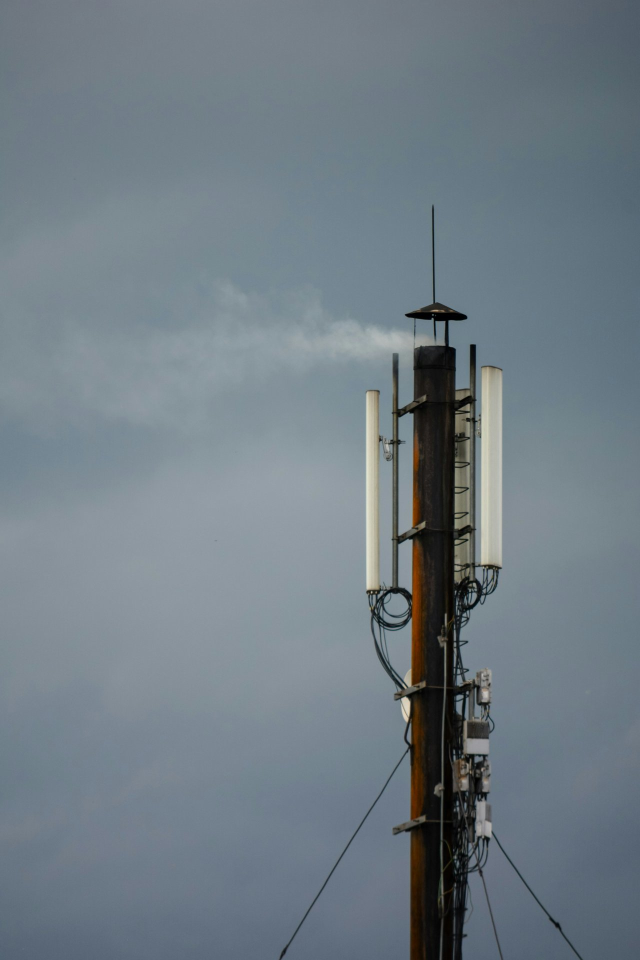
#> input picture img/5g-mast.jpg, 1280 x 1920 px (shown at 1/2 size); its folder holds only this picture in this run
$ python optimize-images.py ../img/5g-mast.jpg
#> lines starting #> are read from the running program, lines starting #| are printed output that depends on the picture
"""Run with Python 3 and Pillow; keep original uploads outside the repository."""
import io
import json
import sys
from pathlib import Path

from PIL import Image, ImageOps

LANCZOS = getattr(Image, 'Resampling', Image).LANCZOS
ROOT = Path(__file__).resolve().parents[1]
IMAGES = ROOT / 'img'
manifest_path = ROOT / '_data' / 'image_variants.json'
manifest = json.loads(manifest_path.read_text()) if sys.argv[1:] and manifest_path.exists() else {}
before = after = 0

paths = [Path(arg).resolve() for arg in sys.argv[1:]] if sys.argv[1:] else IMAGES.rglob('*')
for path in sorted(paths):
    if 'responsive' in path.parts or path.suffix.lower() not in ('.jpg', '.jpeg', '.png'):
        continue
    print(f'Optimizing {path.relative_to(ROOT)}', flush=True)
    original = path.read_bytes()
    before += len(original)
    with Image.open(path) as source:
#> source is the input picture: PIL image 1280x1920 RGB; mean R, G, B 112.2, 124.5, 133.2
        if getattr(source, 'is_animated', False) and source.format != 'MPO':
            after += len(original)
            continue
        image = ImageOps.exif_transpose(source)
        if source.format in ('JPEG', 'MPO'):
            already_optimized = source.info.get('progressive') and max(image.size) <= 1920 and not source.getexif()
#> already_optimized = True
            image = image.convert('RGB')
            image.thumbnail((1920, 1920), LANCZOS)
            buffer = io.BytesIO()
            image.save(buffer, 'JPEG', quality=85, optimize=True, progressive=True)
            if already_optimized:
                buffer = io.BytesIO(original)
        else:
            buffer = io.BytesIO()
            image.save(buffer, 'PNG', compress_level=6)
        if len(buffer.getvalue()) < len(original):
            path.write_bytes(buffer.getvalue())
    with Image.open(path) as source:
        image = ImageOps.exif_transpose(source)
        width, height = image.size
#> width = 1280; height = 1920
        variants = []
        # PNG originals remain available as fallbacks. WebP variants reduce
        # transfer sizes for photographs and diagrams without changing URLs.
        targets = sorted(set((160, 480, 960, width))) if source.format == 'PNG' else (160, 480, 960)
#> targets = (160, 480, 960)
        for target in targets:
            if width < target or (width == target and source.format != 'PNG'):
                continue
            resized = image.resize((target, round(height * target / width)), LANCZOS)
            extension = '.webp' if source.format == 'PNG' else path.suffix
            destination = IMAGES / 'responsive' / path.relative_to(IMAGES).parent / f'{path.stem}-{path.suffix[1:]}-{target}{extension}'
            destination.parent.mkdir(parents=True, exist_ok=True)
            if source.format in ('JPEG', 'MPO'):
                resized.convert('RGB').save(destination, 'JPEG', quality=82, optimize=True, progressive=True)
            else:
                resized.convert('RGBA' if 'A' in resized.getbands() or 'transparency' in resized.info else 'RGB').save(destination, 'WEBP', quality=90, method=6)
            if destination.stat().st_size < path.stat().st_size:
                variants.append({'src': '/' + destination.relative_to(ROOT).as_posix(), 'width': target})
            else:
                destination.unlink()
#> this loop made 3 passes
#> pass 1, `resized = image.resize((target, round(height * target / width)), LANCZ..`:
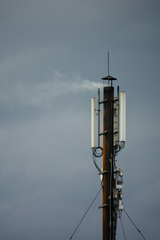
#> resized: PIL image 160x240 RGB; mean R, G, B 112.2, 124.5, 133.2
#> after the loop, variants = 3 items
        key = '/' + path.relative_to(ROOT).as_posix()
#> key = '/img/5g-mast.jpg'
        manifest.pop(key, None)
        if variants:
            if variants[-1]['width'] != width:
                variants.append({'src': key, 'width': width})
            manifest[key] = variants
    after += path.stat().st_size

manifest_path.write_text(json.dumps(manifest, indent=2, sort_keys=True) + '\n')
print(f'Original image assets: {before / 1e6:.1f} MB -> {after / 1e6:.1f} MB')
print(f'Responsive image sets: {len(manifest)}')
#| Responsive image sets: 1

$ run again, on img/5g-split72-ru.jpg
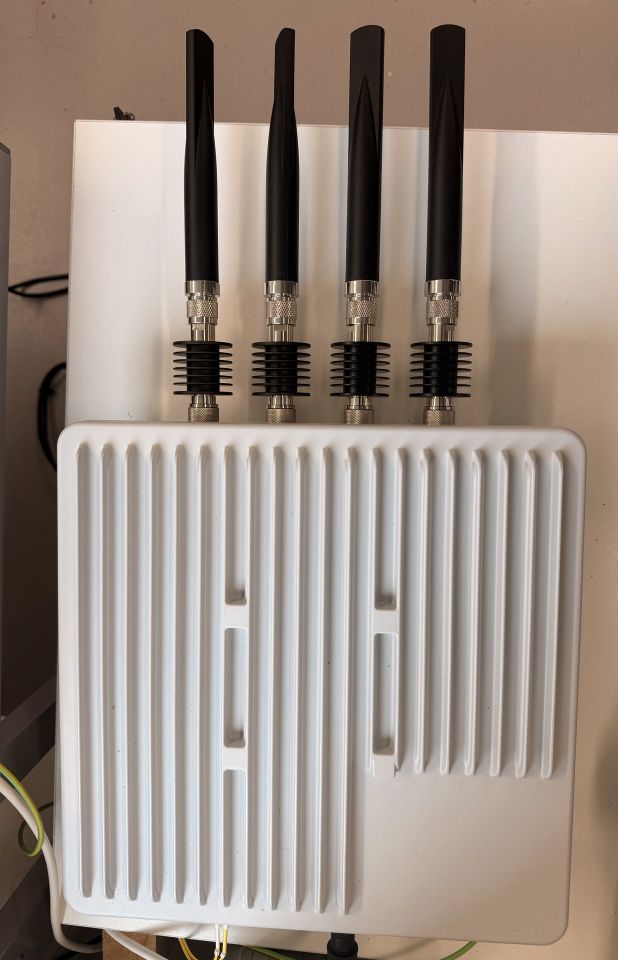
#> input picture img/5g-split72-ru.jpg, 1235 x 1920 px (shown at 1/2 size)
#> source is the input picture: PIL image 1235x1920 RGB; mean R, G, B 154.1, 141.1, 131.2
#> already_optimized = True
#> the loop `for target in targets:` made 3 passes
#> pass 1, `resized = image.resize((target, round(height * target / width)), LANCZ..`:
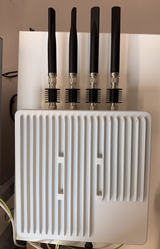
#> resized: PIL image 160x249 RGB; mean R, G, B 154.1, 141.2, 131.3
#> pass 2, `resized = image.resize((target, round(height * target / width)), LANCZ..`:
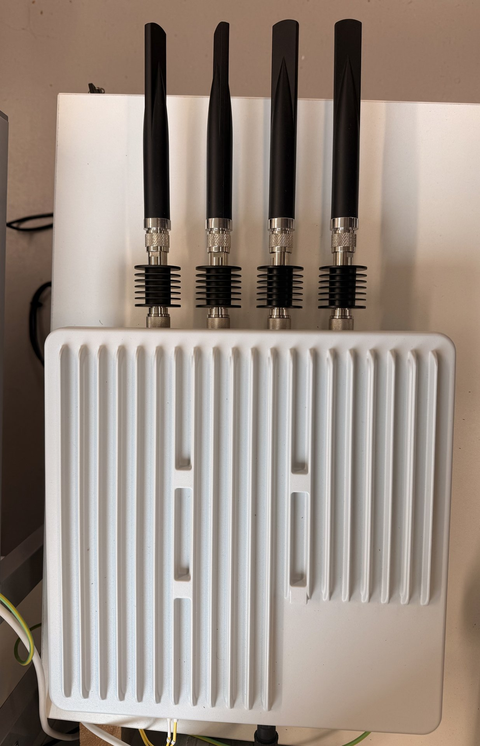
#> resized: PIL image 480x746 RGB; mean R, G, B 154.1, 141.2, 131.2
#> after the loop `for target in targets:`: variants = 3 items
#> key = '/img/5g-split72-ru.jpg'
#| Responsive image sets: 1
